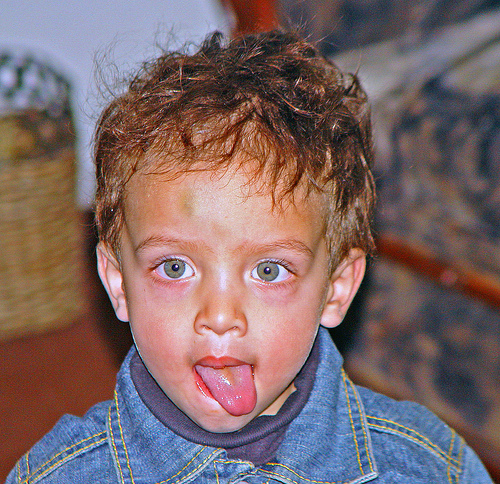
#> input picture data/dummy/img/2473293833_78820d2eaa.jpg, 500 x 484 px
$ python -i plots.py   (imports and definitions only)
#> lines starting #> are read from the running program, lines starting #| are printed output that depends on the picture
import statistics
from collections import Counter

import PIL
import cv2
import matplotlib.pyplot as plt
import numpy as np
import seaborn as sns


def img_grid(images, nrows=2, ncols=5, figsize=(6, 8), imgsize=(128, 128)):

    fig, ax = plt.subplots(nrows=nrows, ncols=ncols, figsize=figsize)

    for i, axi in enumerate(ax.flat):
        img = images[i]

        if isinstance(img, str):
            img = cv2.imread(img)
            img = cv2.cvtColor(img, cv2.COLOR_BGR2RGB)

        if isinstance(img, np.ndarray):
            img = cv2.resize(img, imgsize)

        if isinstance(img, PIL.Image.Image):
            img.resize(imgsize)

        axi.imshow(img)

    return fig, ax


def counterplot_with_caps(data):
    sns.set(rc={'figure.figsize': (14, 7)})
    counter = Counter(data)
    c = sns.countplot(x=data)

    c.axes.set_title(f"Kek", fontsize=16)
    c.set_xlabel('Median: {}, Mean: {:2.1f}'.format(
        statistics.median(data),
        statistics.mean(data)
    ), fontsize=16)
    c.set_ylabel("", fontsize=16)
    c.tick_params(labelsize=16)

    for i, v in counter.items():
        ratio = '{:2.1f}%'.format(v / np.sum(list(counter.values())) * 100)
        c.text(i, v, ratio, color='gray', fontsize=14, ha="center")

    plt.show()

>>> import cv2
>>> picture = cv2.imread('../data/dummy/img/2473293833_78820d2eaa.jpg')
#> picture is the input picture: shape (484, 500, 3); mean B, G, R 104.5, 103.4, 124.5
>>> result = img_grid(picture)
#> in img_grid, `img = images[i]`: img = 500 rows, first 8: [192, 171, 149], [189, 169, 151], [192, 168, 156], [205, 168, 160], [201, 165, 155], [184, 171, 157], [180, 171, 158], [200, 171, 164]
#> in img_grid, `img = cv2.resize(img, imgsize)`:
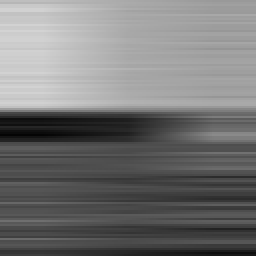
#> img: shape (128, 128) (shown 2 times larger); min 4, max 211, mean 116.7
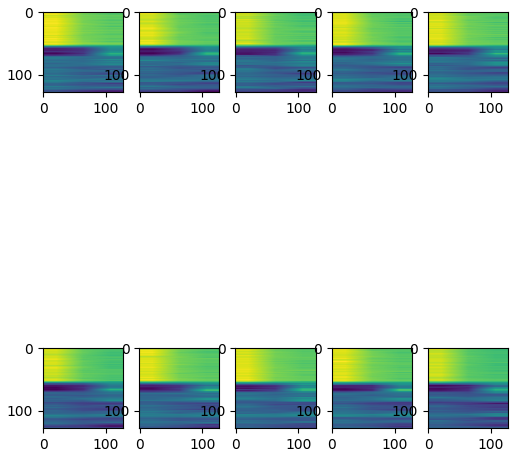
#> figure drawn by matplotlib, 10 panels
